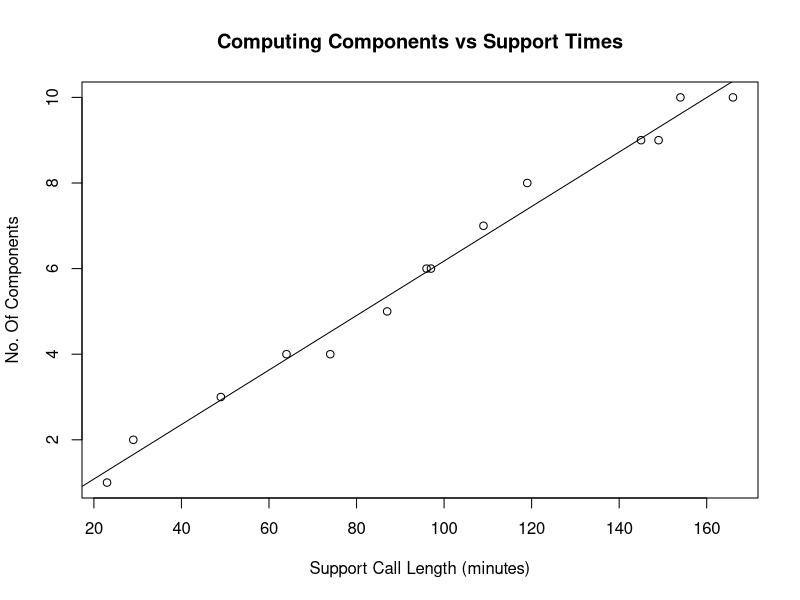

The R script that drew this image:
## ---- chunk 1
## setup data
compsci <- data.frame("Call_Length" = c(23, 29, 49, 64, 74, 87, 96, 97, 109, 119, 149, 145, 154, 166),
                      "Components" = c(1, 2, 3, 4, 4, 5, 6, 6, 7, 8, 9, 9, 10, 10)
)

## ---- chunk 2
## establish model
supportlm <- lm(Components ~ Call_Length, data = compsci) 
## plot data
supportplot <- plot(compsci$Call_Length, compsci$Components,
                    main = "Computing Components vs Support Times",
                    xlab = "Support Call Length (minutes)",
                    ylab = "No. Of Components")
## add model to plot
abline(supportlm)

supportplot
## ---- chunk 3
cor.test(compsci$Components, compsci$Call_Length)
## ---- chunk 4
summary(supportlm)
## ---- chunk 5
## setup new value
newdata <- data.frame("Call_Length" = 60)
## use predict function for the lm and pass newdata
compred <- predict(supportlm, newdata = newdata)
compred
## ---- chunk 6
expandcomp <- data.frame("Call_Length" = c(23, 29, 49, 64, 74, 87, 96, 97, 109, 119, 149, 145, 154, 166),
                      "Components" = c(1, 2, 3, 4, 4, 5, 6, 6, 7, 8, 9, 9, 10, 10),
                      "Age" = c(20, 21, 19, 22, 24, 25, 28, 31, 31, 33, 34, 30, 38, 34)
)

## ---- chunk 7
explm <- lm(Components ~ Call_Length + Age, data = expandcomp)
summary(explm)
